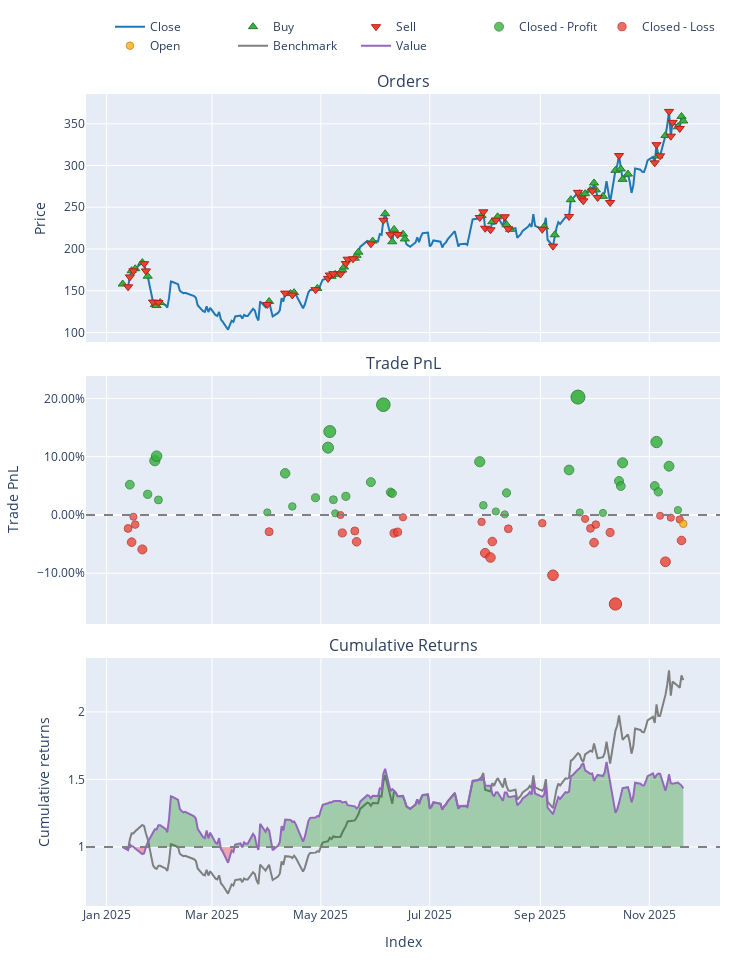

Notebook source saved alongside this figure:
### Markdown cell above
#### AGX 2022 - NO

### Code cell
# 1. Load Configuration
config = load_config("config/config.yaml")

# 2. Load Data
try:
    # ensuring your path is correct
    data = pd.read_csv('data/processed/AGX_processed_2022.csv')
    if 'Date' in data.columns:
        data['Date'] = pd.to_datetime(data['Date'])
        data.set_index('Date', inplace=True)
    print("Data loaded successfully.")
except FileNotFoundError:
    print("Error: Data file not found. Check path.")
    sys.exit()

# 3. Split Train/Test
split_idx = int(len(data) * 0.7)
train_df = data.iloc[:split_idx]
test_df = data.iloc[split_idx:]

# --- TRAINING PHASE ---
print("Training PPO Agent...")

# Initialize Trainer (Pass config if needed, or defaults)
trainer = ModelTrainerRL(config['reinforcement_learning'])
env_params = config['reinforcement_learning']['environment']

# Create Training Environment
env_train = TradingEnvRL(
    train_df, 
    initial_balance=env_params.get('initial_balance', 10000),
    commission=env_params.get('commission', 0.001),
    lookback_window=env_params.get('lookback_window', 30),
    reward_func='profit'
)

# Train and Save
# This automatically handles the VecNormalize wrapper creation
result = trainer.train_ppo(env_train) 

# IMPORTANT: Save the model and the normalization stats to disk
# We will reload them for the test phase to ensure consistency
save_path = "models/"
trainer.save_models(save_path)
print("Training Complete. Models saved.")

# --- INFERENCE PHASE (UPDATED) ---
print("Generating Agent Predictions on Test Data...")

# 1. Load the Trained Model
model = PPO.load(os.path.join(save_path, "ppo_model"))

# 2. Create the Test Environment
# Must have the same observation space (columns) as training
env_test = TradingEnvRL(
    test_df, 
    initial_balance=env_params.get('initial_balance', 100000),
    commission=env_params.get('commission', 0.001),
    lookback_window=env_params.get('lookback_window', 30),
    reward_func='profit' 
)

# 3. Wrap it in DummyVecEnv (Required for SB3)
vec_env_test = DummyVecEnv([lambda: env_test])

# 4. Load Normalization Statistics
# This applies the Training Mean/Variance to the Test Data (Crucial!)
norm_path = os.path.join(save_path, "ppo_vecnormalize.pkl")
if os.path.exists(norm_path):
    vec_env_test = VecNormalize.load(norm_path, vec_env_test)
    vec_env_test.training = False     # Do not update stats on test data
    vec_env_test.norm_reward = False  # Do not normalize rewards for testing
else:
    print("WARNING: Normalization stats not found. Model predictions may be garbage.")

# 5. Run Inference Loop
obs = vec_env_test.reset()
done = [False]  # VecEnv returns done as a list/array
actions = []

while not done[0]:
    # Predict action (obs is now correctly scaled)
    action, _ = model.predict(obs, deterministic=True)
    actions.append(action[0]) # Extract single action
    
    # Step the environment
    obs, _, done, _ = vec_env_test.step(action)

print(f"Generated {len(actions)} actions.")


# --- BACKTESTING PHASE ---
print("Running Backtest...")

backtester = PortfolioBacktesterRL(env_params) 

# Note: 'actions' corresponds to the period [lookback_window : end]
# Ensure your backtester handles this alignment. 
# Usually, passing the full price_data and the lookback_window allows 
# the backtester to slice the prices correctly to match the actions.
portfolio = backtester.run_backtest(
    price_data=test_df['close'], 
    predicted_weights=np.array(actions).flatten(),
    lookback_window=env_params.get('lookback_window', 30)
)

comparison = backtester.compare_with_buy_and_hold_rl()

# Show Metrics
metrics = backtester.get_performance_metrics()
print("\n--- Strategy Performance ---")
for k, v in metrics.items():
    print(f"{k}: {v:.4f}")
    
# Plot
portfolio.plot().show()

### Figure 1 — Plotly figure (JSON) as saved in the notebook; plotly's stock layout.template omitted (floating-point values rounded to 4 significant figures; data arrays with more than 128 entries replaced by an {"elided": "..."} marker saying what was removed)
{"data": [{"legendgroup": "0", "line": {"color": "#1f77b4"}, "name": "Close", "showlegend": true, "type": "scatter", "uid": "1d3fa1dd-78fa-4c0d-8f99-d53ecc58eb54", "x": {"elided": "218 str values"}, "xaxis": "x", "y": {"elided": "218 float values"}, "yaxis": "y"}, {"customdata": {"elided": "48x3 float values"}, "hovertemplate": "Order Id: %{customdata[0]}<br>Timestamp: %{x}<br>Price: %{y}<br>Size: %{customdata[1]:.6f}<br>Fees: %{customdata[2]:.6f}", "legendgroup": "1", "marker": {"color": "#37B13F", "line": {"color": "rgb(38,123,44)", "width": 1}, "size": 8, "symbol": "triangle-up"}, "mode": "markers", "name": "Buy", "type": "scatter", "uid": "72cca91d-2f94-4536-933b-14f15c786904", "x": ["2025-01-10T00:00:00-05:00", "2025-01-15T00:00:00-05:00", "2025-01-17T00:00:00-05:00", "2025-01-21T00:00:00-05:00", "2025-01-24T00:00:00-05:00", "2025-01-28T00:00:00-05:00", "2025-01-29T00:00:00-05:00", "2025-01-31T00:00:00-05:00", "2025-04-02T00:00:00-04:00", "2025-04-14T00:00:00-04:00", "2025-04-16T00:00:00-04:00", "2025-04-29T00:00:00-04:00", "2025-05-07T00:00:00-04:00", "2025-05-09T00:00:00-04:00", "2025-05-13T00:00:00-04:00", "2025-05-14T00:00:00-04:00", "2025-05-20T00:00:00-04:00", "2025-05-21T00:00:00-04:00", "2025-05-22T00:00:00-04:00", "2025-05-30T00:00:00-04:00", "2025-06-06T00:00:00-04:00", "2025-06-10T00:00:00-04:00", "2025-06-11T00:00:00-04:00", "2025-06-16T00:00:00-04:00", "2025-06-17T00:00:00-04:00", "2025-07-30T00:00:00-04:00", "2025-08-05T00:00:00-04:00", "2025-08-08T00:00:00-04:00", "2025-08-13T00:00:00-04:00", "2025-08-15T00:00:00-04:00", "2025-09-03T00:00:00-04:00", "2025-09-09T00:00:00-04:00", "2025-09-18T00:00:00-04:00", "2025-09-23T00:00:00-04:00", "2025-09-26T00:00:00-04:00", "2025-09-29T00:00:00-04:00", "2025-10-01T00:00:00-04:00", "2025-10-02T00:00:00-04:00", "2025-10-06T00:00:00-04:00", "2025-10-13T00:00:00-04:00", "2025-10-16T00:00:00-04:00", "2025-10-17T00:00:00-04:00", "2025-10-20T00:00:00-04:00", "2025-11-06T00:00:00-05:00", "2025-11-10T00:00:00-05:00", "2025-11-17T00:00:00-05:00", "2025-11-19T00:00:00-05:00", "2025-11-20T00:00:00-05:00"], "xaxis": "x", "y": [158.1, 174.0, 176.4, 183.8, 167.4, 133.5, 132.3, 135.9, 137.1, 146.6, 147.7, 152.8, 167.3, 169.7, 174.9, 178.5, 189.0, 192.4, 196.2, 209.5, 242.2, 208.7, 223.5, 217.8, 212.0, 240.1, 232.7, 238.6, 229.1, 223.6, 226.6, 217.0, 259.1, 266.1, 266.2, 270.6, 279.1, 270.8, 263.0, 294.2, 295.8, 283.4, 289.7, 311.4, 336.0, 346.4, 358.7, 353.3], "yaxis": "y"}, {"customdata": {"elided": "46x3 float values"}, "hovertemplate": "Order Id: %{customdata[0]}<br>Timestamp: %{x}<br>Price: %{y}<br>Size: %{customdata[1]:.6f}<br>Fees: %{customdata[2]:.6f}", "legendgroup": "2", "marker": {"color": "#EA4335", "line": {"color": "rgb(181,31,18)", "width": 1}, "size": 8, "symbol": "triangle-down"}, "mode": "markers", "name": "Sell", "type": "scatter", "uid": "ae506991-925e-439c-a15e-faeb7df954ef", "x": ["2025-01-13T00:00:00-05:00", "2025-01-14T00:00:00-05:00", "2025-01-16T00:00:00-05:00", "2025-01-22T00:00:00-05:00", "2025-01-23T00:00:00-05:00", "2025-01-27T00:00:00-05:00", "2025-01-30T00:00:00-05:00", "2025-04-01T00:00:00-04:00", "2025-04-11T00:00:00-04:00", "2025-04-15T00:00:00-04:00", "2025-04-28T00:00:00-04:00", "2025-05-05T00:00:00-04:00", "2025-05-06T00:00:00-04:00", "2025-05-08T00:00:00-04:00", "2025-05-12T00:00:00-04:00", "2025-05-15T00:00:00-04:00", "2025-05-16T00:00:00-04:00", "2025-05-19T00:00:00-04:00", "2025-05-29T00:00:00-04:00", "2025-06-05T00:00:00-04:00", "2025-06-09T00:00:00-04:00", "2025-06-13T00:00:00-04:00", "2025-07-29T00:00:00-04:00", "2025-07-31T00:00:00-04:00", "2025-08-01T00:00:00-04:00", "2025-08-04T00:00:00-04:00", "2025-08-07T00:00:00-04:00", "2025-08-12T00:00:00-04:00", "2025-08-14T00:00:00-04:00", "2025-09-02T00:00:00-04:00", "2025-09-08T00:00:00-04:00", "2025-09-17T00:00:00-04:00", "2025-09-22T00:00:00-04:00", "2025-09-24T00:00:00-04:00", "2025-09-25T00:00:00-04:00", "2025-09-30T00:00:00-04:00", "2025-10-03T00:00:00-04:00", "2025-10-10T00:00:00-04:00", "2025-10-15T00:00:00-04:00", "2025-11-04T00:00:00-05:00", "2025-11-05T00:00:00-05:00", "2025-11-07T00:00:00-05:00", "2025-11-12T00:00:00-05:00", "2025-11-13T00:00:00-05:00", "2025-11-14T00:00:00-05:00", "2025-11-18T00:00:00-05:00"], "xaxis": "x", "y": [154.7, 166.6, 173.8, 182.4, 173.8, 136.5, 136.0, 133.5, 147.2, 144.9, 151.3, 164.8, 168.8, 170.5, 170.0, 182.6, 187.8, 188.3, 206.2, 234.4, 217.2, 217.4, 237.7, 244.5, 224.8, 223.0, 234.6, 238.6, 224.1, 223.7, 203.5, 239.0, 267.8, 260.1, 257.7, 269.5, 261.8, 255.7, 311.9, 303.2, 324.9, 311.6, 364.8, 335.1, 351.6, 344.4], "yaxis": "y"}, {"customdata": {"elided": "35x4 float values"}, "hovertemplate": "Exit Trade Id: %{customdata[0]}<br>Position Id: %{customdata[1]}<br>Exit Timestamp: %{x}<br>PnL: %{customdata[2]:.6f}<br>Return: %{customdata[3]:.2%}", "legendgroup": "3", "marker": {"color": "#37B13F", "line": {"color": "rgb(38,123,44)", "width": 1}, "opacity": [0.7885, 0.7763, 0.8191, 0.8249, 0.7691, 0.7533, 0.803, 0.7609, 0.7719, 0.8357, 0.8562, 0.7694, 0.7521, 0.7737, 0.7918, 0.8903, 0.7789, 0.7775, 0.8177, 0.7623, 0.7544, 0.7508, 0.7781, 0.8073, 0.9, 0.7532, 0.7526, 0.7932, 0.7867, 0.8163, 0.7869, 0.8428, 0.7794, 0.812, 0.7562], "size": [8.798, 8.226, 10.22, 10.49, 7.892, 7.152, 9.471, 7.509, 8.023, 11.0, 11.95, 7.906, 7.097, 8.106, 8.948, 13.55, 8.351, 8.283, 10.16, 7.573, 7.206, 7.036, 8.31, 9.672, 14.0, 7.148, 7.121, 9.014, 8.715, 10.09, 8.723, 11.33, 8.373, 9.894, 7.288], "symbol": "circle"}, "mode": "markers", "name": "Closed - Profit", "type": "scatter", "uid": "e14f7b3a-aa5c-41a8-bfa9-8b7c8699ac4c", "x": ["2025-01-14T00:00:00-05:00", "2025-01-24T00:00:00-05:00", "2025-01-28T00:00:00-05:00", "2025-01-29T00:00:00-05:00", "2025-01-30T00:00:00-05:00", "2025-04-01T00:00:00-04:00", "2025-04-11T00:00:00-04:00", "2025-04-15T00:00:00-04:00", "2025-04-28T00:00:00-04:00", "2025-05-05T00:00:00-04:00", "2025-05-06T00:00:00-04:00", "2025-05-08T00:00:00-04:00", "2025-05-09T00:00:00-04:00", "2025-05-15T00:00:00-04:00", "2025-05-29T00:00:00-04:00", "2025-06-05T00:00:00-04:00", "2025-06-09T00:00:00-04:00", "2025-06-10T00:00:00-04:00", "2025-07-29T00:00:00-04:00", "2025-07-31T00:00:00-04:00", "2025-08-07T00:00:00-04:00", "2025-08-12T00:00:00-04:00", "2025-08-13T00:00:00-04:00", "2025-09-17T00:00:00-04:00", "2025-09-22T00:00:00-04:00", "2025-09-23T00:00:00-04:00", "2025-10-06T00:00:00-04:00", "2025-10-15T00:00:00-04:00", "2025-10-16T00:00:00-04:00", "2025-10-17T00:00:00-04:00", "2025-11-04T00:00:00-05:00", "2025-11-05T00:00:00-05:00", "2025-11-06T00:00:00-05:00", "2025-11-12T00:00:00-05:00", "2025-11-17T00:00:00-05:00"], "xaxis": "x2", "y": [0.05202, 0.03549, 0.09318, 0.101, 0.02583, 0.00446, 0.07147, 0.01476, 0.02961, 0.1156, 0.1432, 0.02625, 0.002855, 0.03201, 0.05636, 0.1892, 0.03909, 0.03713, 0.09136, 0.01661, 0.006013, 0.001106, 0.03791, 0.07727, 0.2023, 0.004342, 0.003573, 0.05827, 0.0496, 0.08948, 0.04986, 0.1252, 0.03974, 0.0837, 0.008374], "yaxis": "y2"}, {"customdata": [[0.0, 0.0, -981.9, -0.02312], [2.0, 1.0, -1563.0, -0.04662], [3.0, 2.0, -116.7, -0.003024], [4.0, 3.0, -49.55, -0.0165], [5.0, 3.0, -463.2, -0.05909], [11.0, 5.0, -1658.0, -0.02873], [19.0, 8.0, -2.231, -6.405e-05], [20.0, 9.0, -1044.0, -0.03081], [22.0, 11.0, -1469.0, -0.02743], [23.0, 11.0, -3370.0, -0.04599], [28.0, 13.0, -459.9, -0.03112], [29.0, 14.0, -4154.0, -0.02935], [30.0, 15.0, -77.47, -0.003927], [32.0, 17.0, -360.4, -0.01188], [34.0, 18.0, -4757.0, -0.06526], [35.0, 18.0, -189.3, -0.07299], [36.0, 19.0, -5914.0, -0.04555], [40.0, 22.0, -1612.0, -0.02368], [41.0, 22.0, -340.5, -0.01409], [42.0, 22.0, -7876.0, -0.1034], [46.0, 23.0, -85.07, -0.00662], [47.0, 23.0, -1577.0, -0.02298], [48.0, 23.0, -3397.0, -0.04747], [49.0, 23.0, -317.0, -0.01648], [51.0, 24.0, -4571.0, -0.02998], [52.0, 25.0, -22640.0, -0.1527], [59.0, 30.0, -209.6, -0.001358], [60.0, 31.0, -12400.0, -0.08032], [62.0, 32.0, -332.8, -0.004557], [64.0, 34.0, -970.0, -0.00774], [65.0, 35.0, -1273.0, -0.04374]], "hovertemplate": "Exit Trade Id: %{customdata[0]}<br>Position Id: %{customdata[1]}<br>Exit Timestamp: %{x}<br>PnL: %{customdata[2]:.6f}<br>Return: %{customdata[3]:.2%}", "legendgroup": "4", "marker": {"color": "#EA4335", "line": {"color": "rgb(181,31,18)", "width": 1}, "opacity": [0.7671, 0.7845, 0.7522, 0.7622, 0.7938, 0.7713, 0.75, 0.7728, 0.7703, 0.7841, 0.773, 0.7717, 0.7529, 0.7588, 0.7984, 0.8041, 0.7837, 0.7675, 0.7604, 0.8266, 0.7549, 0.767, 0.7852, 0.7622, 0.7722, 0.8632, 0.751, 0.8095, 0.7533, 0.7557, 0.7824], "size": [7.798, 8.611, 7.102, 7.569, 9.043, 7.992, 7.0, 8.064, 7.947, 8.589, 8.075, 8.013, 7.134, 7.409, 9.256, 9.524, 8.574, 7.817, 7.486, 10.58, 7.227, 7.793, 8.641, 7.568, 8.035, 12.28, 7.045, 9.778, 7.156, 7.266, 8.512], "symbol": "circle"}, "mode": "markers", "name": "Closed - Loss", "type": "scatter", "uid": "1d50ce00-6b6e-4188-8404-8bf015b66039", "x": ["2025-01-13T00:00:00-05:00", "2025-01-15T00:00:00-05:00", "2025-01-16T00:00:00-05:00", "2025-01-17T00:00:00-05:00", "2025-01-21T00:00:00-05:00", "2025-04-02T00:00:00-04:00", "2025-05-12T00:00:00-04:00", "2025-05-13T00:00:00-04:00", "2025-05-20T00:00:00-04:00", "2025-05-21T00:00:00-04:00", "2025-06-11T00:00:00-04:00", "2025-06-13T00:00:00-04:00", "2025-06-16T00:00:00-04:00", "2025-07-30T00:00:00-04:00", "2025-08-01T00:00:00-04:00", "2025-08-04T00:00:00-04:00", "2025-08-05T00:00:00-04:00", "2025-08-14T00:00:00-04:00", "2025-09-02T00:00:00-04:00", "2025-09-08T00:00:00-04:00", "2025-09-26T00:00:00-04:00", "2025-09-29T00:00:00-04:00", "2025-10-01T00:00:00-04:00", "2025-10-02T00:00:00-04:00", "2025-10-10T00:00:00-04:00", "2025-10-13T00:00:00-04:00", "2025-11-07T00:00:00-05:00", "2025-11-10T00:00:00-05:00", "2025-11-13T00:00:00-05:00", "2025-11-18T00:00:00-05:00", "2025-11-19T00:00:00-05:00"], "xaxis": "x2", "y": [-0.02312, -0.04662, -0.003024, -0.0165, -0.05909, -0.02873, -6.405e-05, -0.03081, -0.02743, -0.04599, -0.03112, -0.02935, -0.003927, -0.01188, -0.06526, -0.07299, -0.04555, -0.02368, -0.01409, -0.1034, -0.00662, -0.02298, -0.04747, -0.01648, -0.02998, -0.1527, -0.001358, -0.08032, -0.004557, -0.00774, -0.04374], "yaxis": "y2"}, {"customdata": [[66.0, 36.0, -2190.0, -0.01506]], "hovertemplate": "Exit Trade Id: %{customdata[0]}<br>Position Id: %{customdata[1]}<br>Exit Timestamp: %{x}<br>PnL: %{customdata[2]:.6f}<br>Return: %{customdata[3]:.2%}", "legendgroup": "5", "marker": {"color": "#FFAA00", "line": {"color": "rgb(178,118,0)", "width": 1}, "opacity": [0.7611], "size": [7.519], "symbol": "circle"}, "mode": "markers", "name": "Open", "type": "scatter", "uid": "3733ca65-4500-438b-89dc-64a14a66bc0e", "x": ["2025-11-20T00:00:00-05:00"], "xaxis": "x2", "y": [-0.01506], "yaxis": "y2"}, {"legendgroup": "6", "line": {"color": "#7f7f7f"}, "name": "Benchmark", "showlegend": true, "type": "scatter", "uid": "39c2c5df-97be-4657-94c5-251ed307ef56", "x": {"elided": "218 str values"}, "xaxis": "x3", "y": {"elided": "218 float values"}, "yaxis": "y3"}, {"hoverinfo": "skip", "legendgroup": "7", "line": {"color": "rgba(0, 0, 0, 0)", "width": 0}, "opacity": 0, "showlegend": false, "type": "scatter", "uid": "453d54ef-be8a-42b2-b4fb-aaf50e50c26f", "x": {"elided": "218 str values"}, "xaxis": "x3", "y": {"elided": "218 int values"}, "yaxis": "y3"}, {"connectgaps": false, "fill": "tonexty", "fillcolor": "rgba(0, 128, 0, 0.3)", "hoverinfo": "skip", "legendgroup": "7", "line": {"color": "rgba(0, 0, 0, 0)", "width": 0}, "opacity": 0, "showlegend": false, "type": "scatter", "uid": "dc1beea9-a448-41fd-b862-6cfcd7313192", "x": {"elided": "218 str values"}, "xaxis": "x3", "y": {"elided": "218 float values"}, "yaxis": "y3"}, {"hoverinfo": "skip", "legendgroup": "7", "line": {"color": "rgba(0, 0, 0, 0)", "width": 0}, "opacity": 0, "showlegend": false, "type": "scatter", "uid": "eca6cdef-400d-4c94-b270-43eacec03ee7", "x": {"elided": "218 str values"}, "xaxis": "x3", "y": {"elided": "218 int values"}, "yaxis": "y3"}, {"connectgaps": false, "fill": "tonexty", "fillcolor": "rgba(255, 0, 0, 0.3)", "hoverinfo": "skip", "legendgroup": "7", "line": {"color": "rgba(0, 0, 0, 0)", "width": 0}, "opacity": 0, "showlegend": false, "type": "scatter", "uid": "547748ac-adcf-40e5-87e3-30f6968bf790", "x": {"elided": "218 str values"}, "xaxis": "x3", "y": {"elided": "218 float values"}, "yaxis": "y3"}, {"legendgroup": "8", "line": {"color": "#9467bd"}, "name": "Value", "showlegend": true, "type": "scatter", "uid": "199f4891-5b47-4163-8688-e780c2b31525", "x": {"elided": "218 str values"}, "xaxis": "x3", "y": {"elided": "218 float values"}, "yaxis": "y3"}, {"hoverinfo": "skip", "legendgroup": "7", "line": {"color": "rgba(0, 0, 0, 0)", "width": 0}, "opacity": 0, "showlegend": false, "type": "scatter", "uid": "0ff083cb-1f37-471f-a167-c3893bf65be0", "x": {"elided": "218 str values"}, "xaxis": "x3", "y": {"elided": "218 int values"}, "yaxis": "y3"}], "layout": {"annotations": [{"font": {"size": 16}, "showarrow": false, "text": "Orders", "x": 0.5, "xanchor": "center", "xref": "paper", "y": 1, "yanchor": "bottom", "yref": "paper"}, {"font": {"size": 16}, "showarrow": false, "text": "Trade PnL", "x": 0.5, "xanchor": "center", "xref": "paper", "y": 0.6528, "yanchor": "bottom", "yref": "paper"}, {"font": {"size": 16}, "showarrow": false, "text": "Cumulative Returns", "x": 0.5, "xanchor": "center", "xref": "paper", "y": 0.3056, "yanchor": "bottom", "yref": "paper"}], "height": 960, "legend": {"orientation": "h", "traceorder": "normal", "x": 1, "xanchor": "right", "y": 1.042, "yanchor": "bottom"}, "margin": {"b": 30, "l": 30, "r": 30, "t": 30}, "shapes": [{"line": {"color": "gray", "dash": "dash"}, "type": "line", "x0": 0, "x1": 1, "xref": "paper", "y0": 0, "y1": 0, "yref": "y2"}, {"line": {"color": "gray", "dash": "dash"}, "type": "line", "x0": 0, "x1": 1, "xref": "paper", "y0": 1, "y1": 1, "yref": "y3"}], "showlegend": true, "width": 750, "xaxis": {"anchor": "y", "domain": [0, 1], "matches": "x3", "showticklabels": false}, "xaxis2": {"anchor": "y2", "domain": [0, 1], "matches": "x3", "showticklabels": false}, "xaxis3": {"anchor": "y3", "domain": [0, 1], "title": {"text": "Index"}}, "yaxis": {"anchor": "x", "domain": [0.6944, 1], "title": {"text": "Price"}}, "yaxis2": {"anchor": "x2", "domain": [0.3472, 0.6528], "tickformat": ".2%", "title": {"text": "Trade PnL"}}, "yaxis3": {"anchor": "x3", "domain": [0, 0.3056], "title": {"text": "Cumulative returns"}}}}
